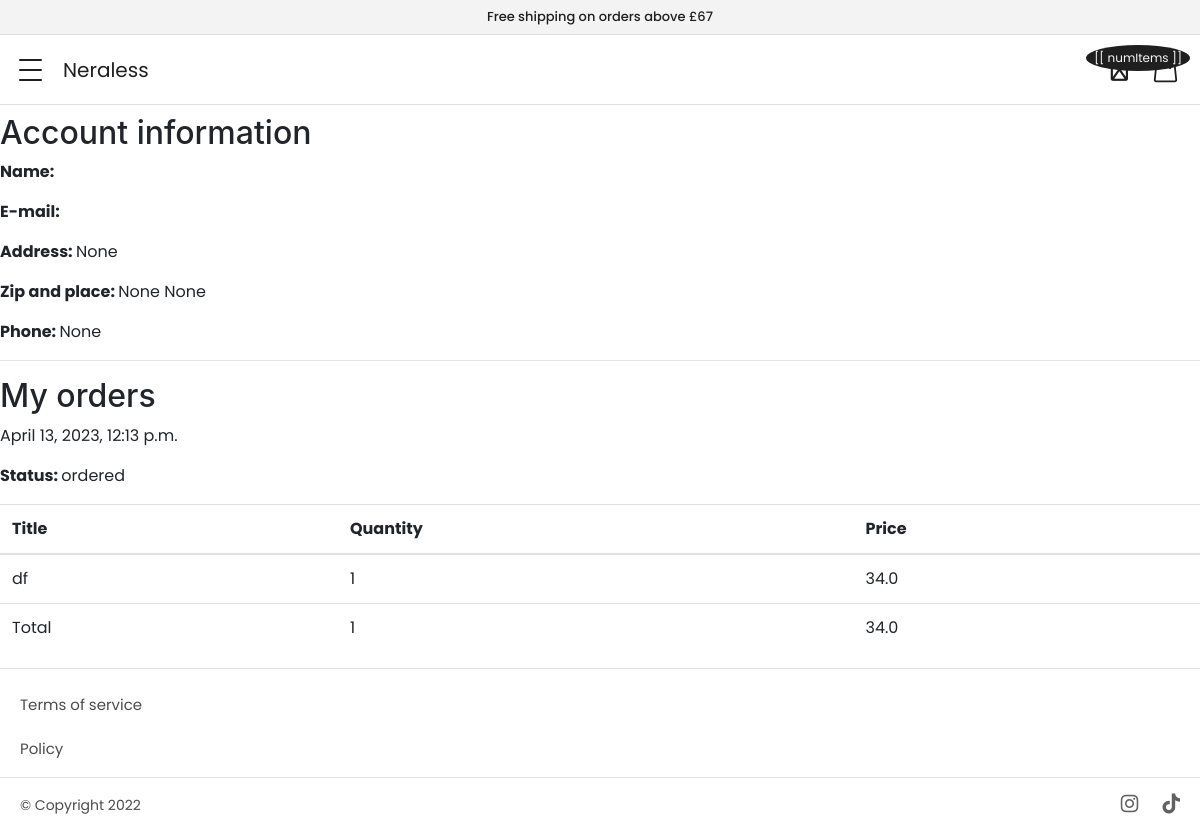
The app's page /min-bruker/ (signed in) with its own data.
### apps/userprofile/models.py (models this page shows, shortened)
class Userprofile(models.Model):
    user = models.OneToOneField(User, related_name='userprofile', on_delete=models.CASCADE)
    address = models.CharField(max_length=255, blank=True, null=True)
    zipcode = models.CharField(max_length=255, blank=True, null=True)
    place = models.CharField(max_length=255, blank=True, null=True)
    phone = models.CharField(max_length=255, blank=True, null=True)

### apps/order/models.py (models this page shows, shortened)
class Order(models.Model):
    ORDERED = 'ordered'
    SHIPPED = 'shipped'
    ARRIVED = 'arrived'
    STATUS_CHOICES = (
        (ORDERED, 'Ordered'),
        (SHIPPED, 'Shipped'),
        (ARRIVED, 'Arrived')
    )
    user = models.ForeignKey(User, related_name='orders', on_delete=models.SET_NULL, blank=True, null=True)
    first_name = models.CharField(max_length=100)
    last_name = models.CharField(max_length=100)
    email = models.CharField(max_length=100)
    address = models.CharField(max_length=100)
    zipcode = models.CharField(max_length=100)
    place = models.CharField(max_length=100)
    phone = models.CharField(max_length=100)
    created_at = models.DateTimeField(auto_now_add=True)
    paid = models.BooleanField(default=False)
    paid_amount = models.FloatField(blank=True, null=True)
    used_coupon = models.CharField(max_length=50, blank=True, null=True)
    payment_intent = models.CharField(max_length=255)
    shipped_date = models.DateTimeField(blank=True, null=True)
    status = models.CharField(max_length=20, choices=STATUS_CHOICES, default=ORDERED)
    def get_total_quantity(self):
        return sum(int(item.quantity) for item in self.items.all())

class OrderItem(models.Model):
    order = models.ForeignKey(Order, related_name='items', on_delete=models.CASCADE)
    product = models.ForeignKey(Product, related_name='items', on_delete=models.DO_NOTHING)
    price = models.FloatField()
    quantity = models.IntegerField(default=1)

### apps/store/models.py (models this page shows, shortened)
class Product(models.Model):
    name = models.CharField(max_length=300)
    category = models.ForeignKey(Category, related_name='products', on_delete=models.CASCADE)
    parent = models.ForeignKey('self', related_name='variants', on_delete=models.CASCADE, blank=True, null=True)
    price = models.FloatField(max_length=300, default=0)
    discount_price = models.FloatField(max_length=300, default=0)
    slug = models.SlugField(max_length=150)
    description = models.TextField()
    short_description = models.TextField(null=True, blank=True, max_length=300)
    created_on = models.DateTimeField(auto_now_add=True)
    image = models.ImageField(blank=True, null=True)
    thumbnail = models.ImageField(blank=True, null=False)
    num_available = models.IntegerField(default=1)
    is_featured = models.BooleanField(default=False)
    is_popular = models.BooleanField(default=False)
    is_sale = models.BooleanField(default=False)
    def admin_photo(self):
            return mark_safe('<img src="{}" width="100" />'.format(self.image.url))
    admin_photo.short_description = 'image'
    admin_photo.allow_tags = True

### apps/userprofile/views.py (the view)
# urls.py: path('min-bruker/', myaccount, name='myaccount'),
@login_required
def myaccount(request):
    return render(request, 'core/myaccount.html')

### apps/cart/cart.py (called while the page is built)
    def __iter__(self):
        product_ids = self.cart.keys()
        product_clean_ids = []
        for p in product_ids:
            product_clean_ids.append(p)
            self.cart[str(p)]['product'] = Product.objects.get(pk=p)
        for item in self.cart.values():
            item['total_price'] = float(item['price']) * int(item['quantity'])
            yield item

    def get_total_length(self):
        return sum(int(item['quantity']) for item in self.cart.values())

    def get_total_cost(self):
        return sum(float(item['total_price']) for item in self)

### apps/cart/context_processors.py (called while the page is built)
def cart(request):
    return {'cart': Cart(request)}

### apps/userprofile/templates/core/myaccount.html (shortened to what this page needs)
{% extends 'core/base.html' %}
{% block content %}
    <h1 class="title">My account</h1>
    <a href="{% url 'logout' %}" class="button is-danger">Log out</a>
    <h2 class="subtitle">Account information</h2>
    <p><strong>Name: </strong>{{ request.user.get_full_name }}</p>
    <p><strong>E-mail: </strong>{{ request.user.email }}</p>
    <p><strong>Address: </strong>{{ request.user.userprofile.address }}</p>
    <p><strong>Zip and place: </strong>{{ request.user.userprofile.zipcode }} {{ request.user.userprofile.place }}</p>
    <p><strong>Phone: </strong>{{ request.user.userprofile.phone }}</p>
    <hr>
    <h2 class="subtitle">My orders</h2>
    {% for order in request.user.orders.all %}
        <article class="message is-light">
            <div class="message-header">
                <p>{{ order.created_at }}</p>
                <p><strong>Status: </strong>{{ order.status }}</p>
            </div>
            <div class="message-body">
                <table class="table is-striped is-fullwidth">
                    <thead>
                        <tr>
                            <th>Title</th>
                            <th>Quantity</th>
                            <th>Price</th>
                        </tr>
                    </thead>
                    <tbody>
                        {% for item in order.items.all %}
                            <tr>
                                <td>{{ item.product.name }}</td>
                                <td>{{ item.quantity }}</td>
                                <td>{{ item.price }}</td>
                            </tr>
                        {% endfor %}
                    </tbody>
                    <tfoot>
                        <tr>
                            <td>Total</td>
                            <td>{{ order.get_total_quantity }}</td>
                            <td>{{ order.paid_amount }}</td>
                        </tr>
                    </tfoot>
                </table>
            </div>
        </article>
    {% empty %}
        <p>You don't have any order yet...</p>
    {% endfor %}
{% endblock %}

### static/scss/global/global.css (style rules this page uses)
* { margin: 0; padding: 0; font-family: "Poppins", sans-serif; box-sizing: border-box; }
html, body { position: relative; overflow-x: hidden; scroll-behavior: smooth; margin: auto; }
a { cursor: pointer; }

### records on screen
Order: created_at "April 13, 2023, 12:13 p.m.", status "ordered", get_total_quantity "1", paid_amount "34.0"
OrderItem: product.name "df", quantity "1", price "34.0"

### other values on screen
{{ request.user.userprofile.address }} "None"
{{ request.user.userprofile.zipcode }} "None"
{{ request.user.userprofile.place }} "None"
{{ request.user.userprofile.phone }} "None"
